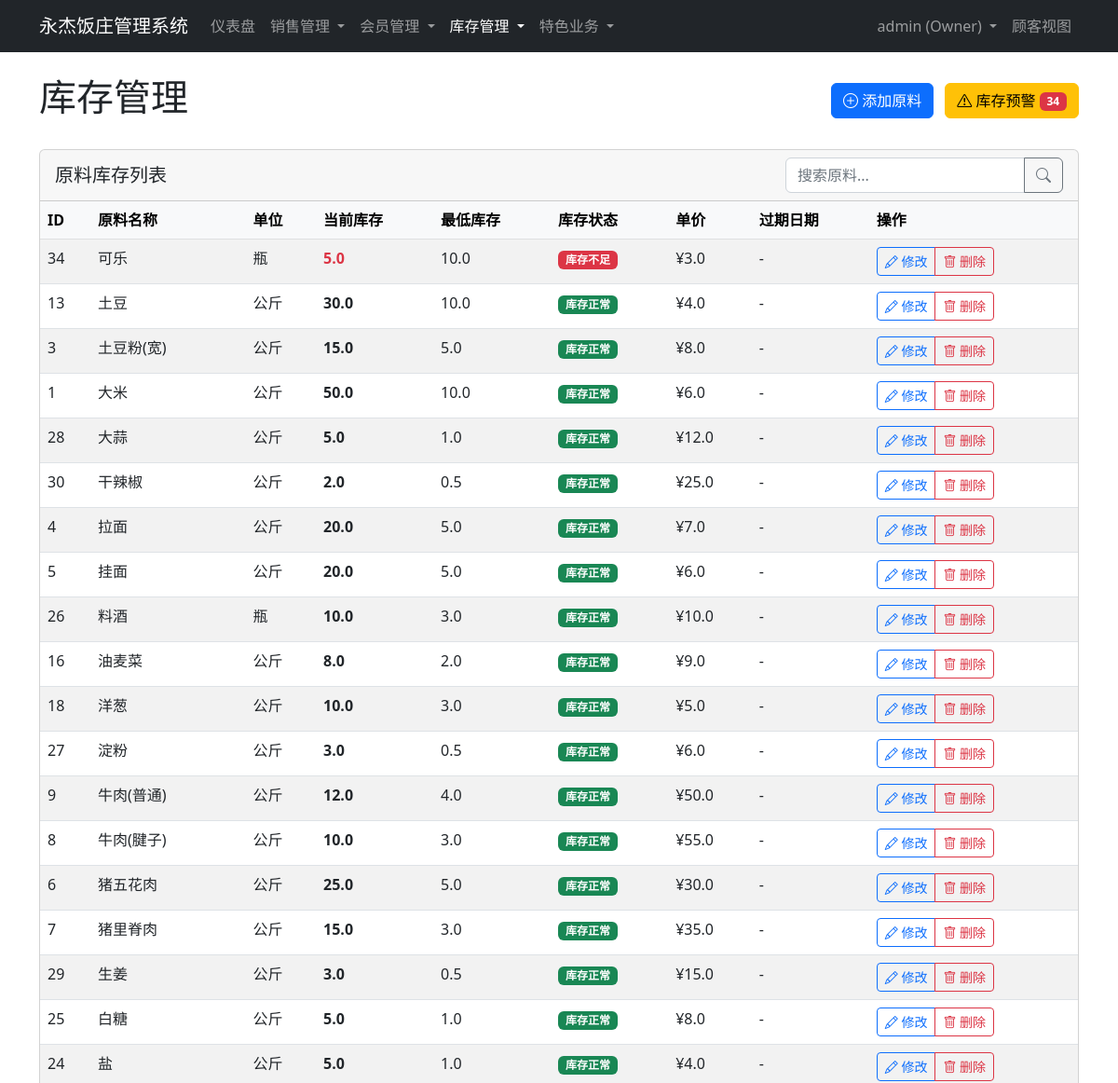
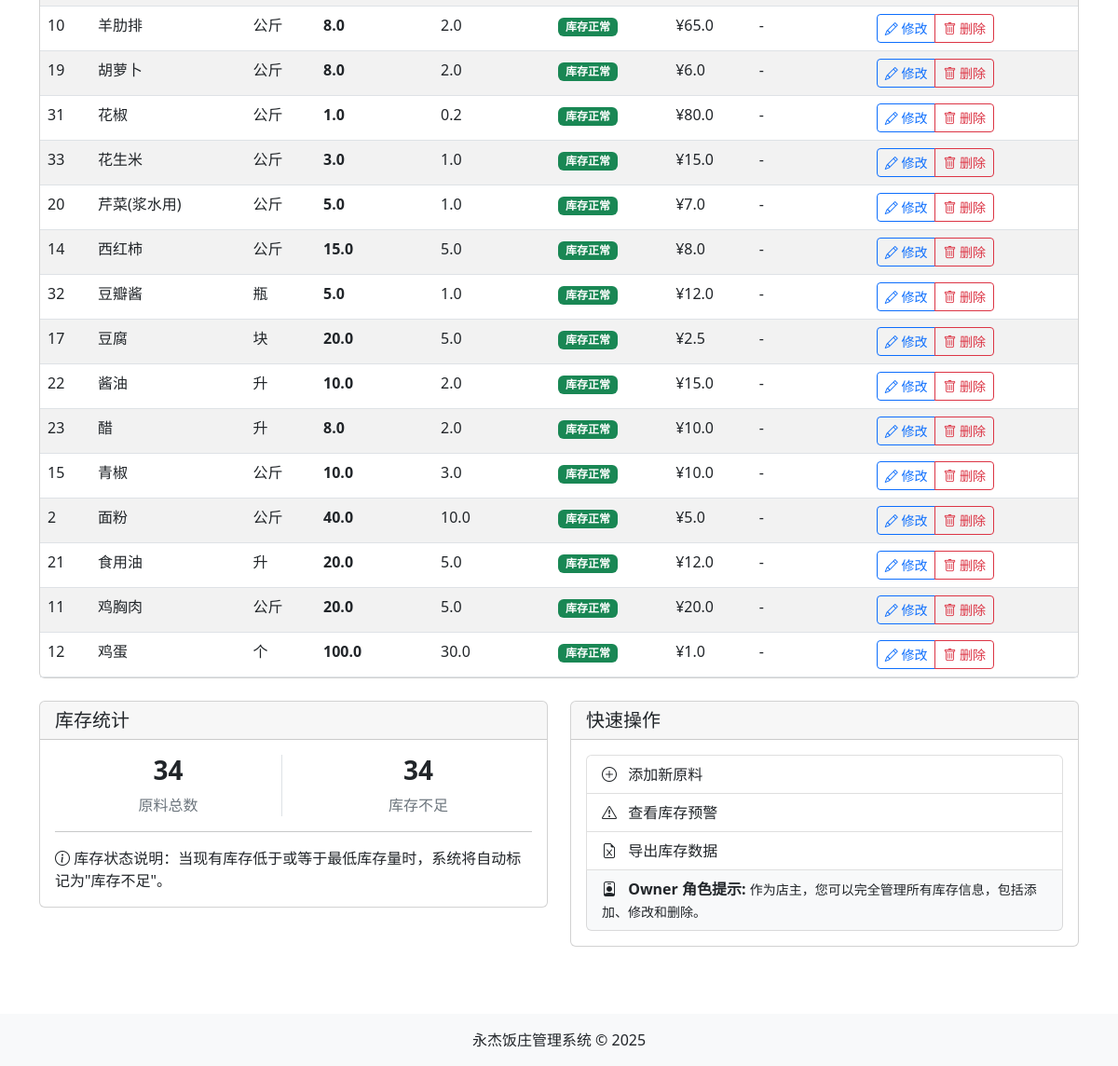
Page /inventory (signed in) on the committed database (2 pictures, top to bottom).
### app.py (models this page shows, shortened)
class User(UserMixin, db.Model):
    id = db.Column(db.Integer, primary_key=True)
    username = db.Column(db.String(64), unique=True, nullable=False, index=True)
    password_hash = db.Column(db.String(128), nullable=False)
    email = db.Column(db.String(120), unique=True, nullable=False, index=True)
    phone = db.Column(db.String(20), nullable=True, index=True)
    role = db.Column(db.String(20), nullable=False, index=True)
    created_at = db.Column(db.DateTime, default=datetime.utcnow)

class Ingredient(db.Model):
    id = db.Column(db.Integer, primary_key=True)
    name = db.Column(db.String(100), nullable=False, unique=True, index=True)
    unit = db.Column(db.String(20), nullable=False)
    quantity = db.Column(db.Float, default=0.0)
    min_quantity = db.Column(db.Float, default=10.0)
    price_per_unit = db.Column(db.Float, nullable=False)
    expiry_date = db.Column(db.DateTime, nullable=True)
    created_at = db.Column(db.DateTime, default=datetime.utcnow)
    def is_low_stock(self): return self.quantity <= self.min_quantity

### app.py (the view)
@app.route('/inventory')
@login_required
@role_required(['owner', 'storage'])
def inventory_list():
    ingredients = Ingredient.query.order_by(Ingredient.name).all()
    tmpl = os.path.join('templates', 'inventory_list.html')
    if not os.path.exists(tmpl): create_placeholder_template(tmpl)
    return render_template('inventory_list.html', ingredients=ingredients)

### app.py (called while the page is built)
def role_required(roles):
    def decorator(f):
        @wraps(f)
        def decorated_function(*args, **kwargs):
            if not current_user.is_authenticated:
                 flash('请先登录以访问此页面', 'info'); return redirect(url_for('login', next=request.url))
            if current_user.role not in roles:
                flash('您没有权限访问此页面', 'danger'); return redirect(url_for('dashboard'))
            return f(*args, **kwargs)
        return decorated_function
    return decorator

@login_manager.user_loader
def load_user(user_id): return User.query.get(int(user_id))

@app.context_processor
def inject_now(): # ... (不变)
    return {'now': datetime.utcnow()}

### templates/inventory_list.html (shortened to what this page needs)
<!DOCTYPE html>
<html lang="zh-CN">
<head>
    <link href="https://cdn.jsdelivr.net/npm/bootstrap@5.2.3/dist/css/bootstrap.min.css" rel="stylesheet">
    <link rel="stylesheet" href="https://cdn.jsdelivr.net/npm/bootstrap-icons@1.8.0/font/bootstrap-icons.css">
</head>
<body>
    <nav class="navbar navbar-expand-lg navbar-dark bg-dark">
        <div class="container">
            <a class="navbar-brand" href="{{ url_for('dashboard') }}">永杰饭庄管理系统</a>
            <div class="collapse navbar-collapse" id="navbarNav">
                <ul class="navbar-nav me-auto">
                    <li class="nav-item">
                        <a class="nav-link" href="{{ url_for('dashboard') }}">仪表盘</a>
                    </li>
                    {% if current_user.role in ['owner', 'chef', 'waiter'] %}
                    <li class="nav-item dropdown">
                        <a class="nav-link dropdown-toggle" href="#" role="button" data-bs-toggle="dropdown">
                            销售管理
                        </a>
                    </li>
                    {% endif %}
                    {% if current_user.role in ['owner', 'waiter'] %}
                    <li class="nav-item dropdown">
                        <a class="nav-link dropdown-toggle" href="#" role="button" data-bs-toggle="dropdown">
                            会员管理
                        </a>
                    </li>
                    {% endif %}
                    {% if current_user.role in ['owner', 'storage'] %}
                    <li class="nav-item dropdown">
                        <a class="nav-link dropdown-toggle active" href="#" role="button" data-bs-toggle="dropdown">
                            库存管理
                        </a>
                    </li>
                    {% endif %}
                    <li class="nav-item dropdown">
                        <a class="nav-link dropdown-toggle" href="#" role="button" data-bs-toggle="dropdown">
                            特色业务
                        </a>
                    </li>
                </ul>
                <ul class="navbar-nav">
                    <li class="nav-item dropdown">
                        <a class="nav-link dropdown-toggle" href="#" role="button" data-bs-toggle="dropdown">
                            {{ current_user.username }} ({{ current_user.role|capitalize }})
                        </a>
                    </li>
                    <li class="nav-item">
                        <a class="nav-link" href="{{ url_for('customer_index') }}" target="_blank">顾客视图</a>
                    </li>
                </ul>
            </div>
        </div>
    </nav>
    <div class="container py-4">
        <div class="d-flex justify-content-between align-items-center mb-4">
            <h1>库存管理</h1>
            <div>
                <a href="{{ url_for('inventory_add') }}" class="btn btn-primary">
                    <i class="bi bi-plus-circle"></i> 添加原料
                </a>
                <a href="{{ url_for('check_stock') }}" class="btn btn-warning ms-2">
                    <i class="bi bi-exclamation-triangle"></i> 库存预警
                    {% if ingredients|selectattr('is_low_stock')|list|length > 0 %}
                    <span class="badge bg-danger">{{ ingredients|selectattr('is_low_stock')|list|length }}</span>
                    {% endif %}
                </a>
            </div>
        </div>
        <div class="card">
            <div class="card-header">
                <div class="row align-items-center">
                    <div class="col">
                        <h5 class="mb-0">原料库存列表</h5>
                    </div>
                    <div class="col-auto">
                        <div class="input-group">
                            <input type="text" class="form-control" id="search-ingredient" placeholder="搜索原料...">
                            <button class="btn btn-outline-secondary" type="button">
                                <i class="bi bi-search"></i>
                            </button>
                        </div>
                    </div>
                </div>
            </div>
            <div class="card-body p-0">
                <div class="table-responsive">
                    <table class="table table-hover table-striped mb-0">
                        <thead class="table-light">
                            <tr>
                                <th>ID</th>
                                <th>原料名称</th>
                                <th>单位</th>
                                <th>当前库存</th>
                                <th>最低库存</th>
                                <th>库存状态</th>
                                <th>单价</th>
                                <th>过期日期</th>
                                <th>操作</th>
                            </tr>
                        </thead>
                        <tbody>
                            {% if ingredients %}
                                {% for ingredient in ingredients %}
                                <tr>
                                    <td>{{ ingredient.id }}</td>
                                    <td>{{ ingredient.name }}</td>
                                    <td>{{ ingredient.unit }}</td>
                                    <td class="fw-bold {% if ingredient.is_low_stock() %}text-danger{% endif %}">
                                        {{ ingredient.quantity }}
                                    </td>
                                    <td>{{ ingredient.min_quantity }}</td>
                                    <td>
                                        {% if ingredient.is_low_stock() %}
                                            <span class="badge bg-danger">库存不足</span>
                                        {% else %}
                                            <span class="badge bg-success">库存正常</span>
                                        {% endif %}
                                    </td>
                                    <td>¥{{ ingredient.price_per_unit }}</td>
                                    <td>
                                        {% if ingredient.expiry_date %}
                                            {{ ingredient.expiry_date.strftime('%Y-%m-%d') }}
                                        {% else %}
                                            -
                                        {% endif %}
                                    </td>
                                    <td>
                                        <div class="btn-group btn-group-sm">
                                            <button type="button" class="btn btn-outline-primary update-stock-btn"
                                                    data-bs-toggle="modal" data-bs-target="#updateStockModal"
                                                    data-id="{{ ingredient.id }}"
                                                    data-name="{{ ingredient.name }}"
                                                    data-quantity="{{ ingredient.quantity }}"
                                                    data-unit="{{ ingredient.unit }}">
                                                <i class="bi bi-pencil"></i> 修改
                                            </button>
                                            {% if current_user.role == 'owner' %}
                                            <button type="button" class="btn btn-outline-danger delete-stock-btn"
                                                    data-bs-toggle="modal" data-bs-target="#deleteStockModal"
                                                    data-id="{{ ingredient.id }}"
                                                    data-name="{{ ingredient.name }}">
                                                <i class="bi bi-trash"></i> 删除
                                            </button>
                                            {% endif %}
                                        </div>
                                    </td>
                                </tr>
                                {% endfor %}
                            {% else %}
                                <tr>
                                    <td colspan="9" class="text-center py-4">暂无原料数据</td>
                                </tr>
                            {% endif %}
                        </tbody>
                    </table>
                </div>
            </div>
        </div>
        <div class="row mt-4">
            <div class="col-md-6">
                <div class="card">
                    <div class="card-header">
                        <h5 class="mb-0">库存统计</h5>
                    </div>
                    <div class="card-body">
                        <div class="row text-center">
                            <div class="col-6">
                                <div class="border-end">
                                    <h3 class="fw-bold">{{ ingredients|length }}</h3>
                                    <p class="text-muted mb-0">原料总数</p>
                                </div>
                            </div>
                            <div class="col-6">
                                <h3 class="fw-bold">{{ ingredients|selectattr('is_low_stock')|list|length }}</h3>
                                <p class="text-muted mb-0">库存不足</p>
                            </div>
                        </div>
                        <hr>
                        <p class="mb-0">
                            <i class="bi bi-info-circle"></i> 库存状态说明：当现有库存低于或等于最低库存量时，系统将自动标记为"库存不足"。
                        </p>
                    </div>
                </div>
            </div>
            <div class="col-md-6">
                <div class="card">
                    <div class="card-header">
                        <h5 class="mb-0">快速操作</h5>
                    </div>
                    <div class="card-body">
                        <div class="list-group">
                            <a href="{{ url_for('inventory_add') }}" class="list-group-item list-group-item-action">
                                <i class="bi bi-plus-circle me-2"></i> 添加新原料
                            </a>
                            <a href="{{ url_for('check_stock') }}" class="list-group-item list-group-item-action">
                                <i class="bi bi-exclamation-triangle me-2"></i> 查看库存预警
                            </a>
                            {% if current_user.role == 'owner' %}
                            <a href="#" class="list-group-item list-group-item-action" data-bs-toggle="modal" data-bs-target="#exportModal">
                                <i class="bi bi-file-earmark-excel me-2"></i> 导出库存数据
                            </a>
                            {% endif %}
                            <div class="list-group-item bg-light">
                                <i class="bi bi-person-badge me-2"></i>
                                <strong>{{ current_user.role|capitalize }} 角色提示:</strong>
                                {% if current_user.role == 'owner' %}
                                <span class="small">作为店主，您可以完全管理所有库存信息，包括添加、修改和删除。</span>
                                {% elif current_user.role == 'storage' %}
                                <span class="small">作为库管，您可以查看和更新库存数量，为缺货原料补货。</span>
                                {% endif %}
                            </div>
                        </div>
                    </div>
                </div>
            </div>
        </div>
    </div>
    <footer class="bg-light text-center py-3 mt-5">
        <div class="container">
            <p class="mb-0">永杰饭庄管理系统 &copy; 2025</p>
        </div>
    </footer>
</body>
</html>

### rows in the picture
User: username "admin", role "Owner"
Ingredient: id "34", name "可乐", unit "瓶", quantity "5.0", min_quantity "10.0", shows "库存不足", price_per_unit "3.0"
Ingredient: id "13", name "土豆", unit "公斤", quantity "30.0", min_quantity "10.0", shows "库存正常", price_per_unit "4.0"
Ingredient: id "3", name "土豆粉(宽)", unit "公斤", quantity "15.0", min_quantity "5.0", shows "库存正常", price_per_unit "8.0"
Ingredient: id "1", name "大米", unit "公斤", quantity "50.0", min_quantity "10.0", shows "库存正常", price_per_unit "6.0"
Ingredient: id "28", name "大蒜", unit "公斤", quantity "5.0", min_quantity "1.0", shows "库存正常", price_per_unit "12.0"
Ingredient: id "30", name "干辣椒", unit "公斤", quantity "2.0", min_quantity "0.5", shows "库存正常", price_per_unit "25.0"
Ingredient: id "4", name "拉面", unit "公斤", quantity "20.0", min_quantity "5.0", shows "库存正常", price_per_unit "7.0"
Ingredient: id "5", name "挂面", unit "公斤", quantity "20.0", min_quantity "5.0", shows "库存正常", price_per_unit "6.0"
Ingredient: id "26", name "料酒", unit "瓶", quantity "10.0", min_quantity "3.0", shows "库存正常", price_per_unit "10.0"
Ingredient: id "16", name "油麦菜", unit "公斤", quantity "8.0", min_quantity "2.0", shows "库存正常", price_per_unit "9.0"
Ingredient: id "18", name "洋葱", unit "公斤", quantity "10.0", min_quantity "3.0", shows "库存正常", price_per_unit "5.0"
Ingredient: id "27", name "淀粉", unit "公斤", quantity "3.0", min_quantity "0.5", shows "库存正常", price_per_unit "6.0"
Ingredient: id "9", name "牛肉(普通)", unit "公斤", quantity "12.0", min_quantity "4.0", shows "库存正常", price_per_unit "50.0"
Ingredient: id "8", name "牛肉(腱子)", unit "公斤", quantity "10.0", min_quantity "3.0", shows "库存正常", price_per_unit "55.0"
Ingredient: id "6", name "猪五花肉", unit "公斤", quantity "25.0", min_quantity "5.0", shows "库存正常", price_per_unit "30.0"
Ingredient: id "7", name "猪里脊肉", unit "公斤", quantity "15.0", min_quantity "3.0", shows "库存正常", price_per_unit "35.0"
Ingredient: id "29", name "生姜", unit "公斤", quantity "3.0", min_quantity "0.5", shows "库存正常", price_per_unit "15.0"
Ingredient: id "25", name "白糖", unit "公斤", quantity "5.0", min_quantity "1.0", shows "库存正常", price_per_unit "8.0"
Ingredient: id "24", name "盐", unit "公斤", quantity "5.0", min_quantity "1.0", shows "库存正常", price_per_unit "4.0"
Ingredient: id "10", name "羊肋排", unit "公斤", quantity "8.0", min_quantity "2.0", shows "库存正常", price_per_unit "65.0"
Ingredient: id "19", name "胡萝卜", unit "公斤", quantity "8.0", min_quantity "2.0", shows "库存正常", price_per_unit "6.0"
Ingredient: id "31", name "花椒", unit "公斤", quantity "1.0", min_quantity "0.2", shows "库存正常", price_per_unit "80.0"
Ingredient: id "33", name "花生米", unit "公斤", quantity "3.0", min_quantity "1.0", shows "库存正常", price_per_unit "15.0"
Ingredient: id "20", name "芹菜(浆水用)", unit "公斤", quantity "5.0", min_quantity "1.0", shows "库存正常", price_per_unit "7.0"
Ingredient: id "14", name "西红柿", unit "公斤", quantity "15.0", min_quantity "5.0", shows "库存正常", price_per_unit "8.0"
Ingredient: id "32", name "豆瓣酱", unit "瓶", quantity "5.0", min_quantity "1.0", shows "库存正常", price_per_unit "12.0"
Ingredient: id "17", name "豆腐", unit "块", quantity "20.0", min_quantity "5.0", shows "库存正常", price_per_unit "2.5"
Ingredient: id "22", name "酱油", unit "升", quantity "10.0", min_quantity "2.0", shows "库存正常", price_per_unit "15.0"
Ingredient: id "23", name "醋", unit "升", quantity "8.0", min_quantity "2.0", shows "库存正常", price_per_unit "10.0"
Ingredient: id "15", name "青椒", unit "公斤", quantity "10.0", min_quantity "3.0", shows "库存正常", price_per_unit "10.0"
Ingredient: id "2", name "面粉", unit "公斤", quantity "40.0", min_quantity "10.0", shows "库存正常", price_per_unit "5.0"
Ingredient: id "21", name "食用油", unit "升", quantity "20.0", min_quantity "5.0", shows "库存正常", price_per_unit "12.0"
Ingredient: id "11", name "鸡胸肉", unit "公斤", quantity "20.0", min_quantity "5.0", shows "库存正常", price_per_unit "20.0"
Ingredient: id "12", name "鸡蛋", unit "个", quantity "100.0", min_quantity "30.0", shows "库存正常", price_per_unit "1.0"

### other values in the picture
{{ ingredients|selectattr('is_low_stock')|list|length }} "34"
{{ ingredients|length }} "34"
